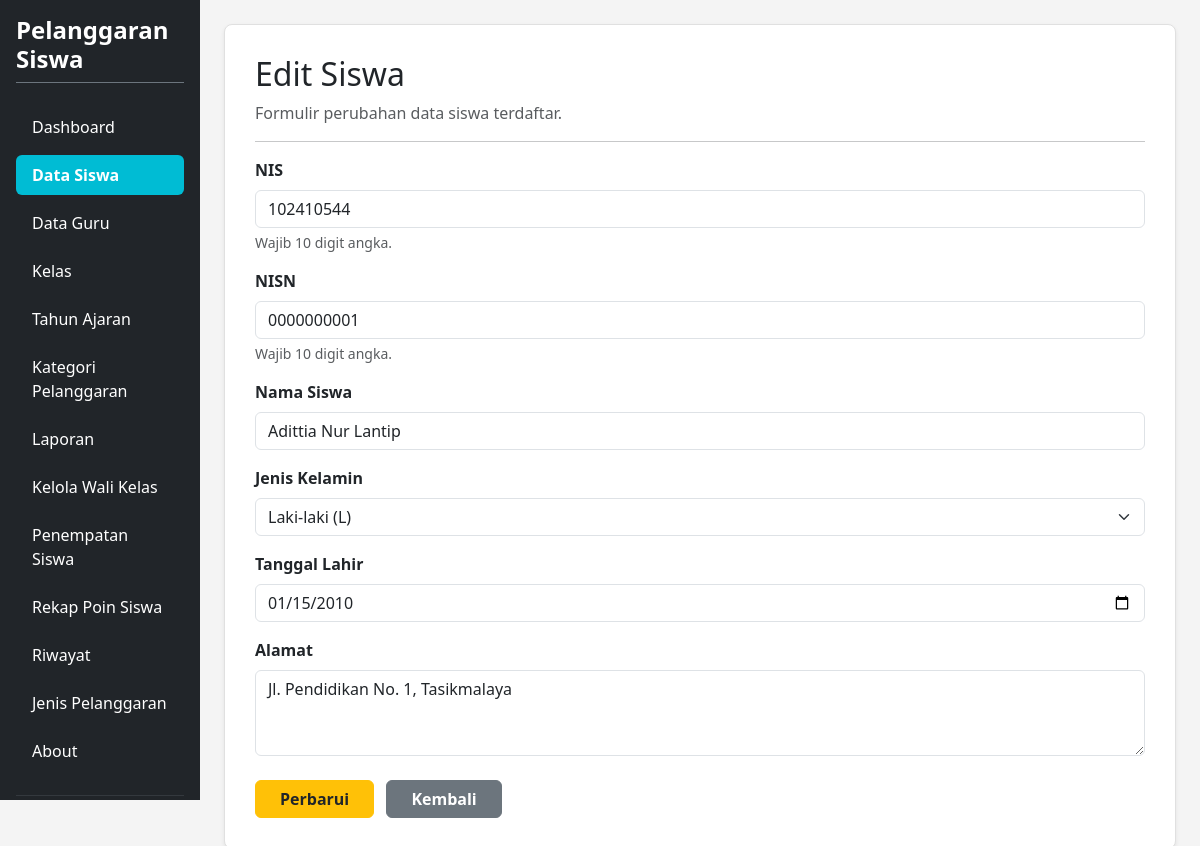
The app's page /edit_siswa.php?id=1 (signed in) with its own data.
### tables this page shows
CREATE TABLE `t_siswa` (
  `id` int(11) NOT NULL,
  `nis` varchar(30) NOT NULL,
  `nisn` varchar(20) NOT NULL,
  `nama` varchar(150) NOT NULL,
  `jenis_kelamin` char(1) NOT NULL,
  `tanggal_lahir` date NOT NULL,
  `alamat` text NOT NULL,
  `status_aktif` tinyint(1) NOT NULL,
  `created_at` timestamp NOT NULL DEFAULT current_timestamp(),
  `updated_at` timestamp NOT NULL DEFAULT current_timestamp()
);

### edit_siswa.php (the view, shortened to what this page needs)
<?php
$db_connection = $conn ?? $koneksi ?? mysqli_connect("localhost", "root", "", "db_ukk_2026");
$id = $_GET['id'] ?? 0;
$check_nis = mysqli_query($db_connection, "SHOW COLUMNS FROM t_siswa LIKE 'nis'");
$kolom_nis = (mysqli_num_rows($check_nis) > 0) ? 'nis' : 'nip';
$query_get = "SELECT *, $kolom_nis AS nis_val FROM t_siswa WHERE id = '$id' LIMIT 1";
$result_get = mysqli_query($db_connection, $query_get);
$siswa = mysqli_fetch_assoc($result_get);
?>
<!DOCTYPE html>
<html lang="id">
<head>
    <link href="https://cdn.jsdelivr.net/npm/bootstrap@5.3.8/dist/css/bootstrap.min.css" rel="stylesheet">
</head>
<body>
<div class="container-fluid d-flex p-0" style="min-height: 100vh;">
    <div class="row flex-grow-1 g-0 w-100">
        <?php include "layout/sidebar.php"; ?>
        <main class="col-md-9 col-lg-10 p-4">
            <div class="content-card shadow-sm">
                <div class="mb-3">
                    <h2>Edit Siswa</h2>
                    <p class="text-muted mb-0">Formulir perubahan data siswa terdaftar.</p>
                </div>
                <hr>
                <form action="" method="POST">
                    <div class="mb-3">
                        <label for="nis" class="form-label fw-bold">NIS</label>
                        <input type="text" class="form-control" id="nis" name="nis"
                               value="<?= htmlspecialchars($siswa['nis_val'] ?? '') ?>"
                               maxlength="10" pattern="[0-9]{10}" inputmode="numeric"
                               oninput="this.value = this.value.replace(/[^0-9]/g, '').slice(0, 10);"
                               autocomplete="off" required>
                        <div class="form-text">Wajib 10 digit angka.</div>
                    </div>
                    <div class="mb-3">
                        <label for="nisn" class="form-label fw-bold">NISN</label>
                        <input type="text" class="form-control" id="nisn" name="nisn"
                               value="<?= htmlspecialchars($siswa['nisn'] ?? '') ?>"
                               maxlength="10" pattern="[0-9]{10}" inputmode="numeric"
                               oninput="this.value = this.value.replace(/[^0-9]/g, '').slice(0, 10);"
                               autocomplete="off" required>
                        <div class="form-text">Wajib 10 digit angka.</div>
                    </div>
                    <div class="mb-3">
                        <label for="nama" class="form-label fw-bold">Nama Siswa</label>
                        <input type="text" class="form-control" id="nama" name="nama" value="<?= htmlspecialchars($siswa['nama'] ?? '') ?>" placeholder="Contoh: Alya Putri" autocomplete="off" required>
                    </div>
                    <div class="mb-3">
                        <label for="jenis_kelamin" class="form-label fw-bold">Jenis Kelamin</label>
                        <select class="form-select" id="jenis_kelamin" name="jenis_kelamin" required>
                            <option value="L" <?= (($siswa['jenis_kelamin'] ?? '') == 'L') ? 'selected' : '' ?>>Laki-laki (L)</option>
                        </select>
                    </div>
                    <div class="mb-3">
                        <label for="tanggal_lahir" class="form-label fw-bold">Tanggal Lahir</label>
                        <input type="date" class="form-control" id="tanggal_lahir" name="tanggal_lahir" value="<?= htmlspecialchars($siswa['tanggal_lahir'] ?? '') ?>" required>
                    </div>
                    <div class="mb-3">
                        <label for="alamat" class="form-label fw-bold">Alamat</label>
                        <textarea class="form-control" id="alamat" name="alamat" rows="3" placeholder="Contoh: Jl. Pendidikan No. 1" required><?= htmlspecialchars($siswa['alamat'] ?? '') ?></textarea>
                    </div>
                    <div class="mt-4">
                        <button type="submit" name="submit" class="btn btn-warning fw-semibold px-4 text-dark">Perbarui</button>
                        <a href="kelola_siswa.php" class="btn btn-secondary fw-semibold px-4 ms-2">Kembali</a>
                    </div>
                </form>
            </div>
        </main>
    </div>
</div>
</body>
</html>

### edit_siswa.php (style rules this page uses)
body { background-color: #f4f4f4; overflow-x: hidden; margin: 0; }
.content-card { background-color: #ffffff; border: 1px solid #e0e0e0; border-radius: 8px; padding: 30px; box-shadow: 0 2px 5px rgba(0,0,0,0.05); }

### records on screen
t_siswa: nis "102410544", nisn "0000000001", nama "Adittia Nur Lantip", jenis_kelamin "Laki-laki (L)", tanggal_lahir "01/15/2010", alamat "Jl. Pendidikan No. 1, Tasikmalaya"
